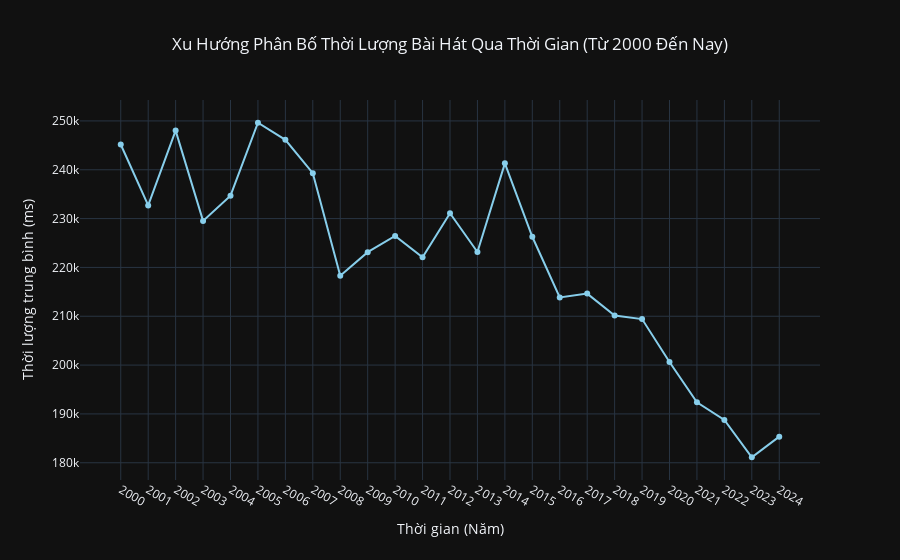

Source (notebook cell):
### Markdown cell above
##### 4) Thời lượng các bài nhạc qua từng năm

### Code cell
df_filtered = df_eda[df_eda['release_year'] >= 2000]

duration_per_month = df_filtered.groupby('release_year')['duration_ms'].mean().sort_index()

months = duration_per_month.index.astype(str)
values = duration_per_month.values

fig = go.Figure(data=[
    go.Scatter(x=months, y=values, mode='lines+markers', 
               line=dict(width=2), marker=dict(size=6, color='skyblue'))
])

fig.update_layout(title_text='Xu Hướng Phân Bố Thời Lượng Bài Hát Qua Thời Gian (Từ 2000 Đến Nay)',
                  xaxis_title='Thời gian (Năm)',
                  yaxis_title='Thời lượng trung bình (ms)',
                  template='plotly_dark', title_x=0.5, xaxis=dict(tickangle=30))

fig.show()

### Figure 1 — Plotly figure (JSON) as saved in the notebook; plotly's stock layout.template omitted (floating-point values rounded to 4 significant figures)
{"data": [{"line": {"width": 2}, "marker": {"color": "skyblue", "size": 6}, "mode": "lines+markers", "type": "scatter", "x": ["2000", "2001", "2002", "2003", "2004", "2005", "2006", "2007", "2008", "2009", "2010", "2011", "2012", "2013", "2014", "2015", "2016", "2017", "2018", "2019", "2020", "2021", "2022", "2023", "2024"], "y": [245200.0, 232700.0, 248000.0, 229500.0, 234700.0, 249600.0, 246100.0, 239300.0, 218300.0, 223100.0, 226500.0, 222100.0, 231100.0, 223200.0, 241300.0, 226300.0, 213900.0, 214600.0, 210100.0, 209400.0, 200600.0, 192400.0, 188800.0, 181100.0, 185300.0]}], "layout": {"title": {"text": "Xu Hướng Phân Bố Thời Lượng Bài Hát Qua Thời Gian (Từ 2000 Đến Nay)", "x": 0.5}, "xaxis": {"tickangle": 30, "title": {"text": "Thời gian (Năm)"}}, "yaxis": {"title": {"text": "Thời lượng trung bình (ms)"}}}}
